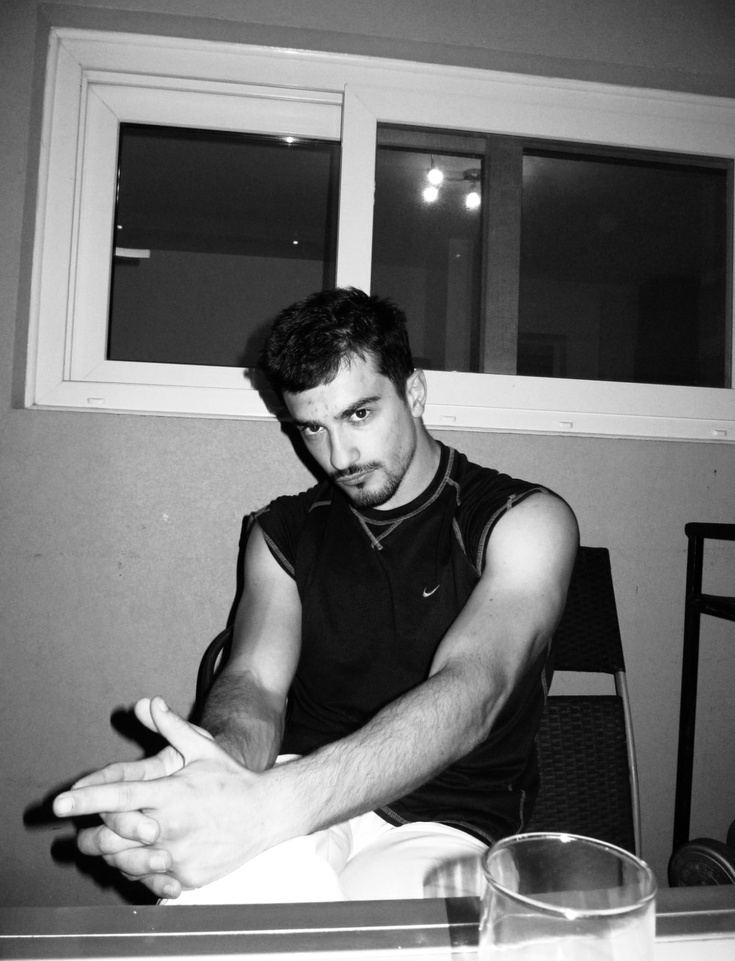
#> input picture TP 03 dataset imagenes/IMG_0568.jpg, 735 x 961 px, shrunk from 1170 x 1530 before the run, found by its file name
$ python 1_SVD.py
#> lines starting #> are read from the running program, lines starting #| are printed output that depends on the picture
from matplotlib.image import imread
import numpy as np
import matplotlib.pyplot as plt

A = imread('/Users/belengotz/Desktop/TP 03 dataset imagenes/IMG_0568.jpg')
#> A is the input picture: shape (961, 735, 3); min 0, max 255, mean 113.5
print(A.shape)
#| (961, 735, 3)
plt.imshow(A)
print(np.max(A))
#| 255
print(np.min(A))
#| 0


if len(A.shape) == 3:
    print(A[:2, :2, 0])
#| [[54 62]
#|  [60 62]]
else:
    print(A[:2, :2])

#Convierto a escala de grises promediando los 3 canales RGB
if len(A.shape) == 3:
    X = np.mean(A, axis=-1)
else:
    X = A

plt.imshow(X, cmap = 'gray')

# Cálculo de SVD
U, S, VT = np.linalg.svd(X, full_matrices=False)
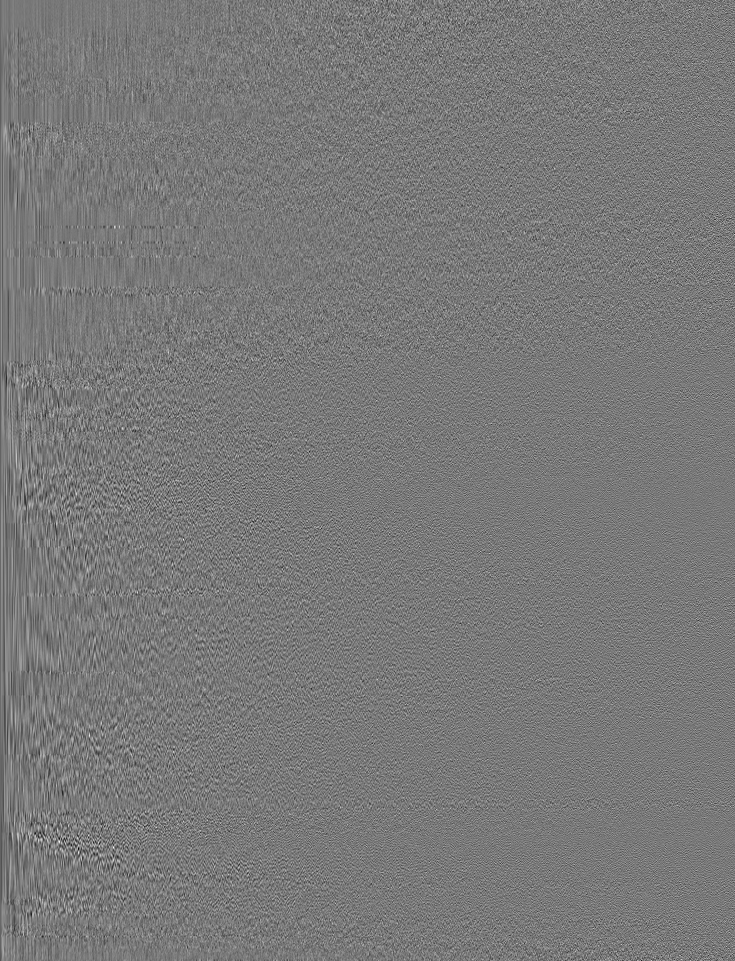
#> U: shape (961, 735) float64; min -0.225, max 0.247, mean -4.5e-05; drawn with min black and max white
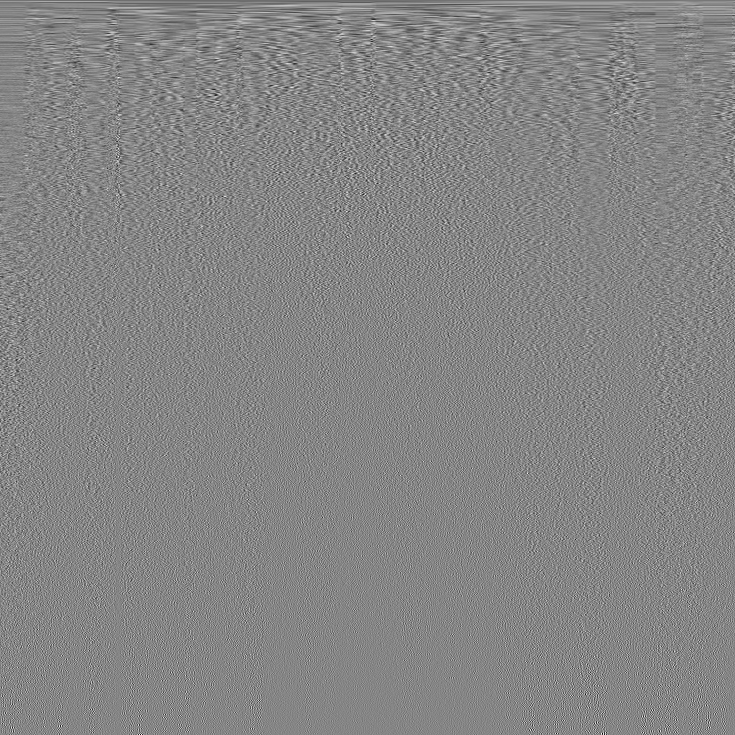
#> VT: shape (735, 735) float64; min -0.243, max 0.221, mean -3.07e-05; drawn with min black and max white
#> S = 735 values, max 102142.7 at index 0, min 3.13 at index 734, mean 578
S = np.diag(S)

print('Dim(U)=', U.shape, '\nDim(S)=', S.shape, '\nDim(V^t)=', VT.shape)
#| Dim(U)= (961, 735)
#| Dim(S)= (735, 735)
#| Dim(V^t)= (735, 735)
print('Rango de X = 360')

# Rangos de truncación
ks = [1, 3, 5, 20, 50, 100]

# Factor de Compresión
def factor_compresion(k, X):
    m, n = X.shape
    peso_pixel = 8  # en bytes (doble precisión)
    peso_imagen = m * n * peso_pixel
    peso_svd_trunc = (m + n + 1) * k * peso_pixel
    return peso_svd_trunc / peso_imagen

# Error de reconstrucción (Norma de Frobenius)
def error_reconstruccion(X, Xapprox):
    return np.linalg.norm(X - Xapprox, 'fro') / np.linalg.norm(X, 'fro')

# Visualización de imágenes comprimidas y cálculo de errores
fig, axs = plt.subplots(len(ks) // 3, len(ks) // 2, figsize=(14, 8))
axs = axs.flatten()
errores = []

for ax, d in zip(axs, ks):
    Xapprox = U[:, :d] @ S[:d, :d] @ VT[:d, :]
    error = error_reconstruccion(X, Xapprox)
    errores.append(error)
    factor = factor_compresion(d, X)
    ax.imshow(Xapprox, cmap='gray')
    ax.set_title(f'd = {d}, Compresión = {round(factor * 100, 2)}%, Error = {round(error * 100, 2)}%')
    if d == 50:
        plt.imsave('imagen_procesada_d50.png', Xapprox, cmap='gray')
#> this loop made 6 passes
#> (error, factor) on passes 1 to 6: (0.444, 0.0024), (0.324, 0.00721), (0.245, 0.012), (0.106, 0.0481), (0.0569, 0.12), (0.0319, 0.24)
#> pass 1, `Xapprox = U[:, :d] @ S[:d, :d] @ VT[:d, :]`:
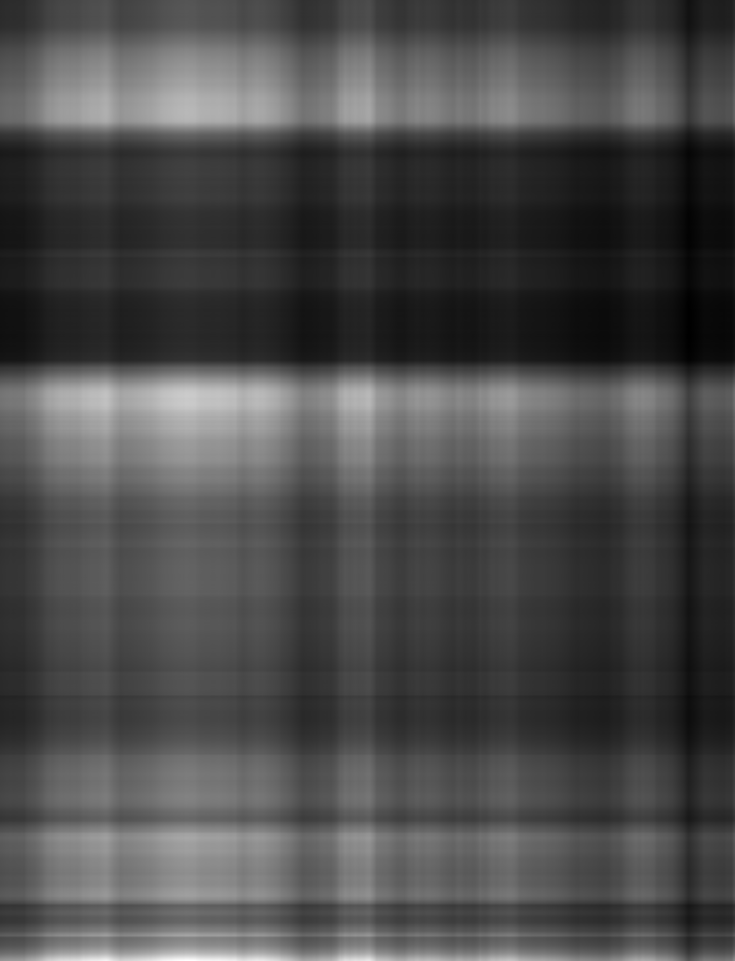
#> Xapprox: shape (961, 735) float64; min 30.94, max 312.9, mean 113.9; drawn with min black and max white
#> pass 2, `Xapprox = U[:, :d] @ S[:d, :d] @ VT[:d, :]`:
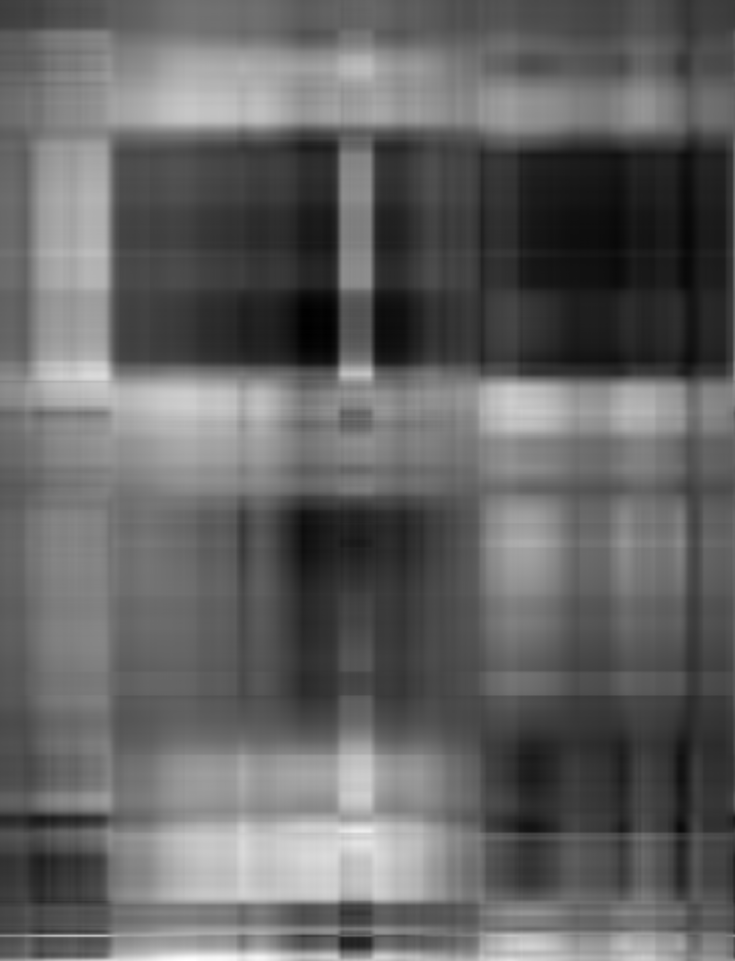
#> Xapprox: shape (961, 735) float64; min -16.61, max 315.8, mean 113.6; drawn with min black and max white
#> pass 3, `Xapprox = U[:, :d] @ S[:d, :d] @ VT[:d, :]`:
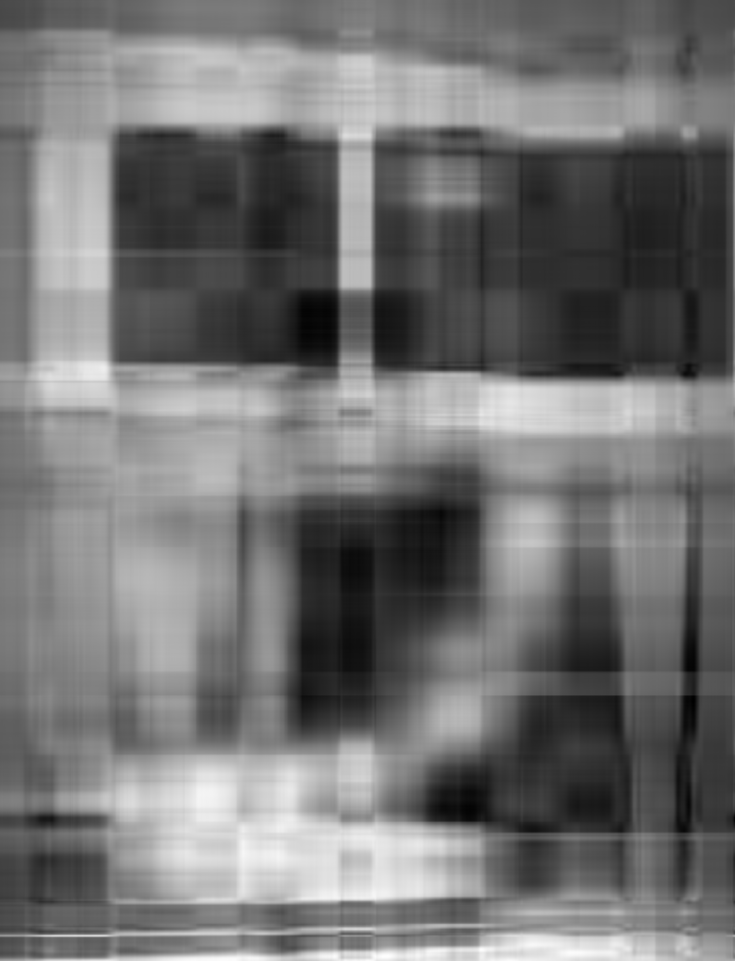
#> Xapprox: shape (961, 735) float64; min -28.1, max 286.1, mean 113.4; drawn with min black and max white
#> after the loop, errores = [0.444, 0.324, 0.245, 0.106, 0.0569, 0.0319]

plt.show()

# Gráfico de error en función de k
plt.figure(figsize=(10, 5))
plt.plot(ks, errores, '-o')
plt.axhline(0.1, color='r', linestyle='--', label='Error del 10%')
plt.xlabel('d')
plt.ylabel('Error de reconstrucción (%)')
plt.yscale('log')
plt.title('Error de Reconstrucción vs. Número de Componentes d')
plt.legend()
plt.show()
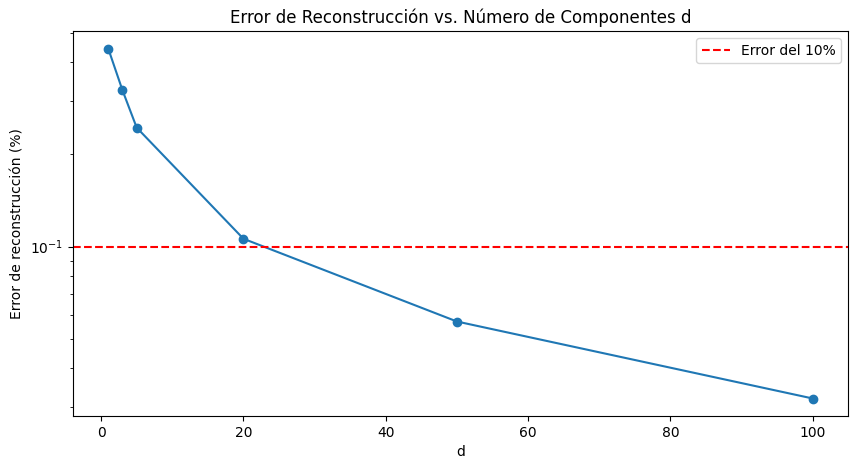
#> figure drawn by matplotlib, 1 panel

# Gráficos de valores singulares y energía acumulada
fig, (ax1, ax2) = plt.subplots(1, 2, figsize=(13, 5))
ax1.plot(np.diag(S), '-o')
ax1.set_yscale('log')
ax1.set_title('Valores Singulares')
ax1.set_xlabel(r'$d$')
ax1.set_ylabel(r'$\sigma$')
ax2.plot(np.cumsum(np.diag(S)) / np.sum(np.diag(S)))
ax2.set_xlabel(r'$d$')
ax2.set_ylabel(r'$\mathrm{cumsum}(\sigma)/\mathrm{sum}(\sigma)$')
ax2.set_title('Energía Acumulada')

plt.show()
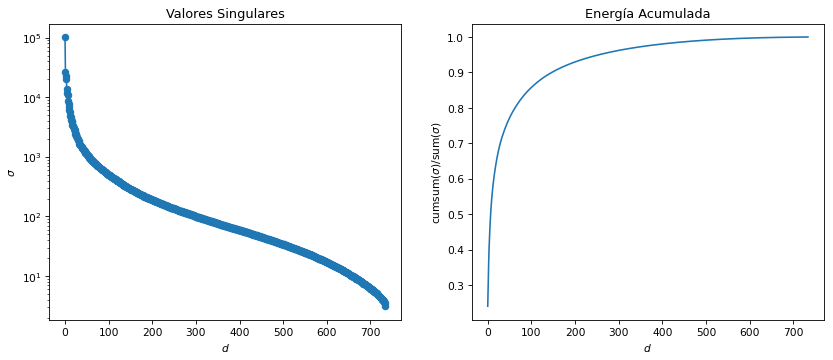
#> figure drawn by matplotlib, 2 panels; panel 1: curve peaks at x = 0, y = 102142.7; panel 2: curve peaks at x = 734, y = 1
